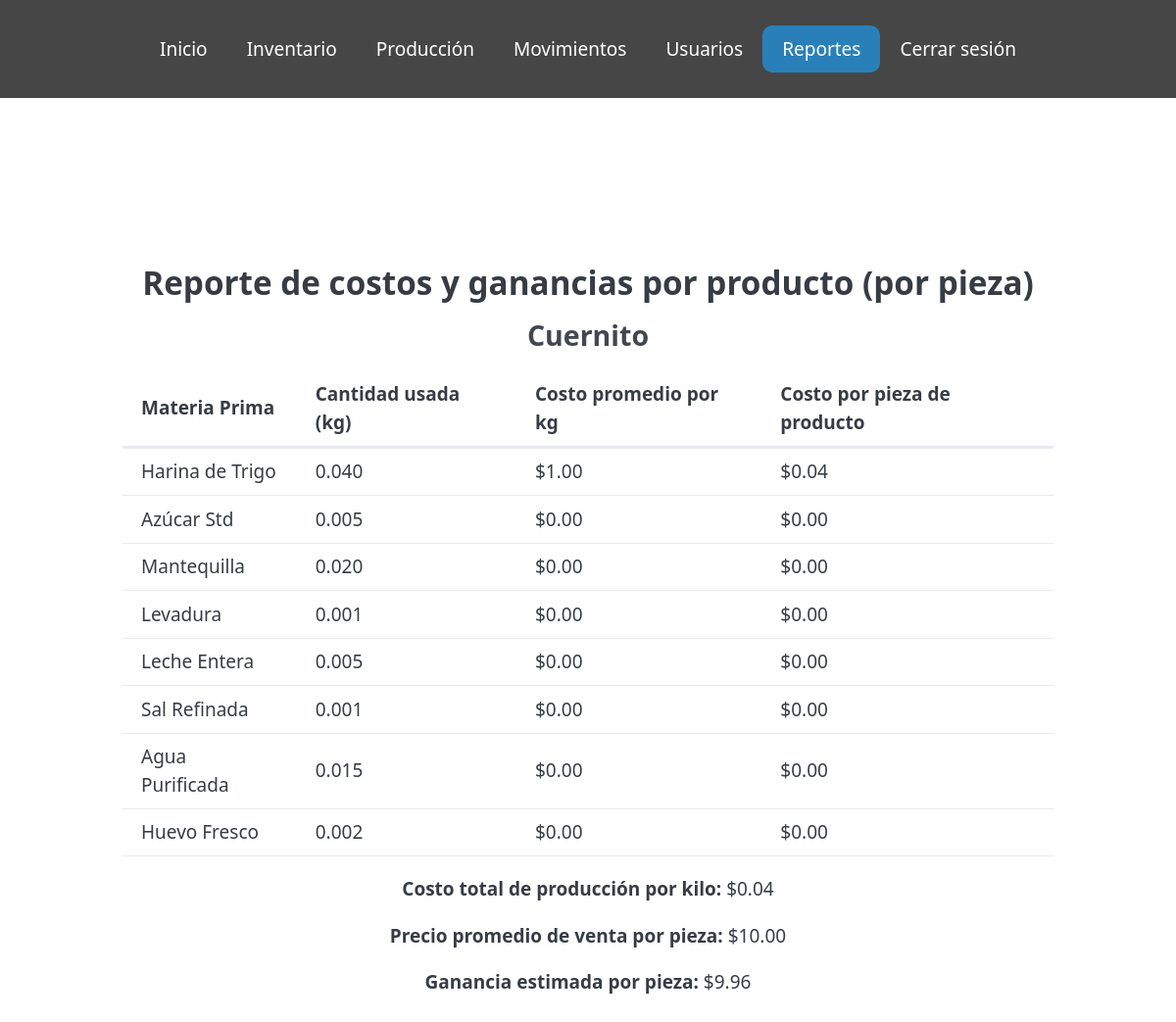
The app's page /reportes.php (signed in) with its own data.
### tables this page shows
CREATE TABLE `receta` (
  `ID_Producto` int NOT NULL,
  `ID_MateriaPrima` int NOT NULL,
  `Cantidad` float NOT NULL,
  PRIMARY KEY (`ID_Producto`,`ID_MateriaPrima`),
  KEY `fk_Formulación_MateriaPrima1_idx` (`ID_MateriaPrima`),
  CONSTRAINT `fk_Formulación_MateriaPrima1` FOREIGN KEY (`ID_MateriaPrima`) REFERENCES `materiaprima` (`ID`),
  CONSTRAINT `fk_Formulación_Producto` FOREIGN KEY (`ID_Producto`) REFERENCES `producto` (`ID`)
);

CREATE TABLE `materiaprima` (
  `ID` int NOT NULL AUTO_INCREMENT,
  `Código` varchar(8) NOT NULL,
  `Nombre` varchar(45) NOT NULL,
  `Existencia` float NOT NULL,
  PRIMARY KEY (`ID`),
  UNIQUE KEY `Código_UNIQUE` (`Código`)
);

### reportes.php (the view, shortened to what this page needs)
<?php
include_once 'conn.php';
$productos = mysqli_query($conn, "
    SELECT p.ID, p.Nombre
    FROM producto p
    INNER JOIN salidaproducto s ON p.ID = s.ID_Producto
    GROUP BY p.ID
    ORDER BY p.Nombre
");
$reportes = [];
while ($prod = mysqli_fetch_assoc($productos)) {
    $id_producto = $prod['ID'];
    $nombre_producto = $prod['Nombre'];
    $sql_formulacion = "SELECT f.ID_MateriaPrima, f.Cantidad, m.Nombre
                        FROM receta f
                        INNER JOIN materiaprima m ON f.ID_MateriaPrima = m.ID
                        WHERE f.ID_Producto = $id_producto";
    $res_formulacion = mysqli_query($conn, $sql_formulacion);
    $costo_total = 0;
    $detalle_mp = [];
    while ($row = mysqli_fetch_assoc($res_formulacion)) {
        $id_mp = $row['ID_MateriaPrima'];
        $cantidad_mp = $row['Cantidad'];
        $nombre_mp = $row['Nombre'];
        $sql_prom = "SELECT AVG(Costo) as Promedio FROM entradamateria WHERE ID_Materia = $id_mp";
        $res_prom = mysqli_query($conn, $sql_prom);
        $row_prom = mysqli_fetch_assoc($res_prom);
        $costo_promedio = $row_prom && $row_prom['Promedio'] !== null ? floatval($row_prom['Promedio']) : 0;
        $costo_por_kg = ($cantidad_mp / 10) * $costo_promedio;
        $costo_total += $costo_por_kg;
        $detalle_mp[] = [
            'nombre' => $nombre_mp,
            'cantidad_kg' => $cantidad_mp / 10,
            'costo_promedio' => $costo_promedio,
            'costo_por_kg' => $costo_por_kg
        ];
    }
    $sql_precio = "SELECT AVG(Precio) as PrecioPromedio FROM salidaproducto WHERE ID_Producto = $id_producto";
    $res_precio = mysqli_query($conn, $sql_precio);
    $row_precio = mysqli_fetch_assoc($res_precio);
    $precio_promedio = $row_precio && $row_precio['PrecioPromedio'] !== null ? floatval($row_precio['PrecioPromedio']) : 0;
    $ganancia = $precio_promedio - $costo_total;
    $reportes[] = [
        'nombre' => $nombre_producto,
        'detalle_mp' => $detalle_mp,
        'costo_total' => $costo_total,
        'precio_promedio' => $precio_promedio,
        'ganancia' => $ganancia
    ];
}
?>
<!DOCTYPE html>
<html lang="es">
<head>
    <link rel="stylesheet" href="https://cdn.jsdelivr.net/npm/@picocss/pico@2/css/pico.classless.min.css">
    <link rel="stylesheet" href="estilos.css">
</head>
<body>
    <header>
        <nav>
            <a href="welcome.php">Inicio</a>
            <a href="productos.php">Inventario</a>
            <a href="produccion.php">Producción</a>
            <a href="movimientos.php">Movimientos</a>
            <a href="usuarios.php">Usuarios</a>
            <a href="reportes.php" class="active">Reportes</a>
            <a href="logout.php">Cerrar sesión</a>
        </nav>
    </header>
    <main>
        <h2>Reporte de costos y ganancias por producto (por pieza)</h2>
        <?php foreach ($reportes as $rep): ?>
        <section style="margin-bottom:2rem;">
            <h3><?php echo htmlspecialchars($rep['nombre']); ?></h3>
            <table>
                <thead>
                    <tr>
                        <th>Materia Prima</th>
                        <th>Cantidad usada (kg)</th>
                        <th>Costo promedio por kg</th>
                        <th>Costo por pieza de producto</th>
                    </tr>
                </thead>
                <tbody>
                    <?php foreach ($rep['detalle_mp'] as $mp): ?>
                    <tr>
                        <td><?php echo htmlspecialchars($mp['nombre']); ?></td>
                        <td><?php echo number_format($mp['cantidad_kg'], 3); ?></td>
                        <td>$<?php echo number_format($mp['costo_promedio'], 2); ?></td>
                        <td>$<?php echo number_format($mp['costo_por_kg'], 2); ?></td>
                    </tr>
                    <?php endforeach; ?>
                </tbody>
            </table>
            <p><strong>Costo total de producción por kilo:</strong> $<?php echo number_format($rep['costo_total'], 2); ?></p>
            <p><strong>Precio promedio de venta por pieza:</strong> $<?php echo number_format($rep['precio_promedio'], 2); ?></p>
            <p><strong>Ganancia estimada por pieza:</strong> $<?php echo number_format($rep['ganancia'], 2); ?></p>
        </section>
        <?php endforeach; ?>
    </main>
</body>
</html>

### estilos.css (style rules this page uses)
:root { --pico-primary: #e63946; --pico-primary-background: #e63946; --pico-primary-hover: #d62828; --pico-primary-underline: rgba(230, 57, 70, 0.5); --pico-primary-focus: rgba(230, 57, 70, 0.25); --pico-primary-inverse: #fff; }
html, body, * { box-sizing: border-box; margin: 0; padding: 0; }
body { margin: 0; padding: 0; }
nav { display: flex; justify-content: center; }
nav a { color: white; text-decoration: none; padding: 10px 20px; }
nav a.active { background-color: #2980b9; border-radius: 10px; }
main { display: flex; flex-direction: column; align-items: center; justify-content: center; margin-top: 250px; text-align: center; }
header, header2 { min-width: 100%; min-height: 100px; position: fixed; top: 0; left: 0; background-color:rgb(70, 70, 70); box-sizing: border-box; z-index: 1000; display: flex; justify-content: center; align-items: center; padding: 10px 0; }

### records on screen
receta: ID_MateriaPrima.Nombre "Harina de Trigo", cantidad_kg "0.040", ID_MateriaPrima "1.00", costo_por_kg "0.04"

### other values on screen
$rep['nombre'] "Cuernito"
$mp['nombre'] "Azúcar Std"
$mp['cantidad_kg'] "0.005"
$mp['costo_promedio'] "0.00"
$mp['costo_por_kg'] "0.00"
$mp['nombre'] "Mantequilla"
$mp['cantidad_kg'] "0.020"
$mp['nombre'] "Levadura"
$mp['cantidad_kg'] "0.001"
$mp['nombre'] "Leche Entera"
$mp['nombre'] "Sal Refinada"
$mp['nombre'] "Agua Purificada"
$mp['cantidad_kg'] "0.015"
$mp['nombre'] "Huevo Fresco"
$mp['cantidad_kg'] "0.002"
